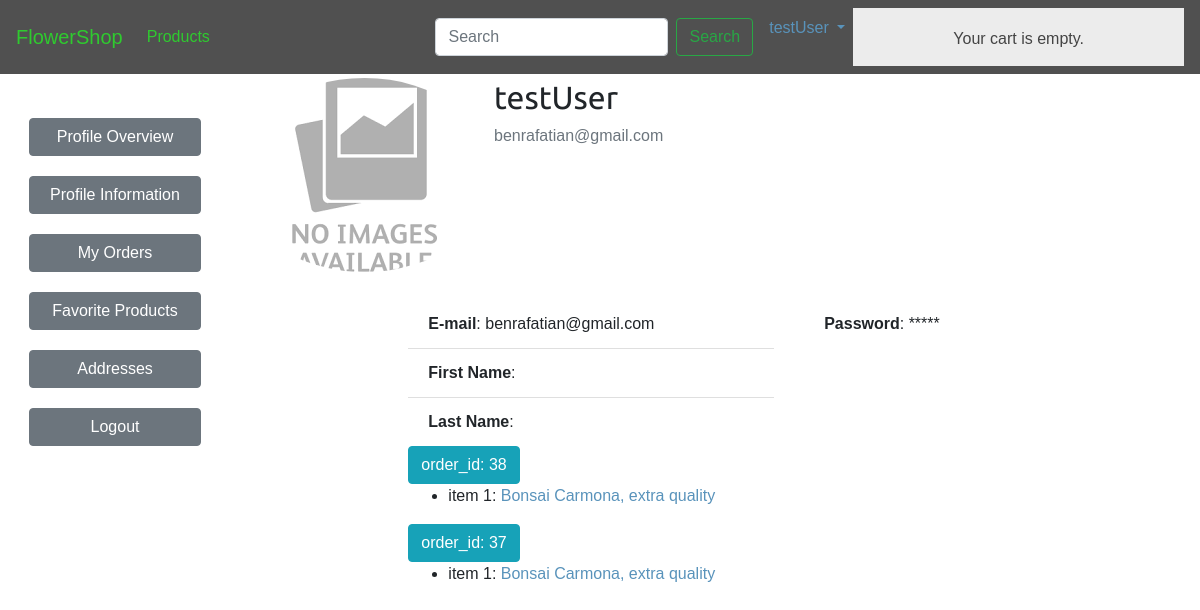
Screenshot of /users/profile/ (signed in) with the database file from the repository.
### users/models.py (models this page shows, shortened)
class Profile(models.Model):
    user = models.OneToOneField(
        User, on_delete=models.CASCADE, related_name="profile")
    image = models.ImageField(default='no_image.png', upload_to='profile_pics')
    mobile_regex = RegexValidator(
        regex=r'(0|\+98)?([ ]|-|[()]){0,2}9[1|2|3|4]([ ]|-|[()]){0,2}(?:[0-9]([ ]|-|[()]){0,2}){8}')

### orders/models.py (models this page shows, shortened)
class Order(models.Model):
    customer = models.ForeignKey(
        Profile, verbose_name="customer", on_delete=models.CASCADE)
    created = models.DateTimeField(auto_now_add=True)
    updated = models.DateTimeField(auto_now=True)
    paid = models.BooleanField(default=False)
    class Meta:
        ordering = ('-created',)
    @property
    def get_order_items(self):
        items = [i for i in OrderItem.objects.filter(order=self.pk)]
        return items

class OrderItem(models.Model):
    order = models.ForeignKey(Order,
                              related_name='items',
                              on_delete=models.CASCADE)
    product = models.ForeignKey(Product,
                                related_name='order_items',
                                on_delete=models.CASCADE)
    price = models.DecimalField(max_digits=10, decimal_places=2)
    quantity = models.PositiveIntegerField(default=1)

### shop/models.py (models this page shows, shortened)
class Product(models.Model):
    category = models.ForeignKey(Category,
                                 related_name='products',
                                 on_delete=models.CASCADE)
    name = models.CharField(max_length=200, db_index=True)
    slug = models.SlugField(max_length=200, db_index=True)
    image = models.ImageField(upload_to='products/%Y/%m/%d',
                              blank=True)
    description = models.TextField(blank=True)
    price = models.DecimalField(max_digits=10, decimal_places=2)
    available = models.BooleanField(default=True)
    created = models.DateTimeField(auto_now_add=True)
    updated = models.DateTimeField(auto_now=True)
    class Meta:
        ordering = ('name',)
        index_together = (('id', 'slug'),)
    def __str__(self):
        return self.name
    def get_absolute_url(self):
        return reverse('shop:product', args=[str(self.slug)])

### users/views.py (the view)
# urls.py: path('profile/', views.ProfileView.as_view(), name='profile'),
class ProfileView(LoginRequiredMixin, DetailView):
    model = User
    context_object_name = 'profile'
    template_name = "users/profile.html"
    def get_object(self):
        return get_object_or_404(User, username=self.request.user.username)
    def get_context_data(self, **kwargs):
        context = super().get_context_data(**kwargs)
        context['last_orders'] = Order.objects.filter(
            customer=self.request.user.profile).order_by('-created')[:3][::1]
        return context
    @method_decorator(login_required)
    def dispatch(self, request, *args, **kwargs):
        return super(ProfileView, self).dispatch(request, *args, **kwargs)

### cart/cart.py (called while the page is built)
    def __len__(self):
        return sum(item['quantity'] for item in self.cart.values())

### cart/context_processors.py (called while the page is built)
def cart(request):
    return {'cart': Cart(request)}

### users/templates/users/profile.html
{% extends "shop/base.html" %}
{% load crispy_forms_tags %}
{% block content %}
<div id="sidebar">
    <ul>
        <li>
            <a href="{% url 'users:profile' %}" class="btn btn-secondary"
                >Profile Overview</a
            >
        </li>
        <li>
            <a href="{% url 'users:profile_update' %}" class="btn btn-secondary"
                >Profile Information</a
            >
        </li>
        <li><a href="{% url 'orders:orders' %}" class="btn btn-secondary">My Orders</a></li>
        <li><a href="#" class="btn btn-secondary">Favorite Products</a></li>
        <li><a href="{% url 'users:address_list' %}" class="btn btn-secondary">Addresses</a></li>
        <li>
            <a href="{% url 'users:logout' %}" class="btn btn-secondary">Logout</a>
        </li>
    </ul>
</div>
<div class="content-section">
    <div class="media m-1">
            <img
            class="rounded-circle account-img"
            src="{{ user.profile.image.url }}"
            />
            <div class="media-body">
            <h2 class="account-heading">{{ user.username }}</h2>
            <p class="text-secondary">{{ user.email }}</p>
        </div>
    </div>
    <br>
    <div class="row">
        <div class="col col-2"></div>
        <div class="col col-5">
            <ul class="list-group list-group-flush">
                <li class="list-group-item"><b>E-mail</b>: {{ user.email }}</li>
                <li class="list-group-item"><b>First Name</b>: {{ user.first_name }}</li>
                <li class="list-group-item"><b>Last Name</b>: {{ user.last_name }}</li>
            </ul>
        </div>
        <div class="col col-5">
            <ul class="list-group list-group-flush">
                <li class="list-group-item"><b>Password</b>: *****</li>
            </ul>
        </div>
    </div>
</div>
<div class="content-section">
    <div class="row">
        <div class="col col-2"></div>
        <div class="col col-8">
            {% if last_orders %}
                {% for order in last_orders %}
                    <a href="{% url 'orders:order_detail' order.id %}" class="btn btn-info">order_id: {{ order.id }}</a>
                    <ul>
                        {% if order.get_order_items %}
                            {% with order.get_order_items as order_items %}
                                {% for item in order_items %}
                                    <li>
                                        item {{ forloop.counter }}: <a href="{{ item.product.get_absolute_url }}">{{ item.product }}</a>
                                    </li>
                                {% endfor %}
                            {% endwith %}
                        {% endif %}
                    </ul>
                {% endfor %}
            {% else %}
                You have not bought anything yet
            {% endif %}
        </div>
        <div class="col col-2"></div>
    </div>
</div>
{% endblock content %}

### shop/templates/shop/base.html (shortened to what this page needs)
{% load static %}
{% load thumbnail %}
<!doctype html>
<html lang="en">
<head>
    <link rel="stylesheet" href="https://maxcdn.bootstrapcdn.com/bootstrap/4.0.0/css/bootstrap.min.css"
>
    <link rel="stylesheet" href="{% static 'css/base.css' %}">
</head>
<body>
    <nav class="navbar navbar-expand-lg" id="navbar">
        <a class="navbar-brand" href="/" id="navbar-text">FlowerShop</a>
        <div class="collapse navbar-collapse" id="navbarSupportedContent">
            <ul class="navbar-nav mr-auto">
                <li class="nav-item">
                    <a class="nav-link" href="{% url 'shop:products' %}" id="navbar-text">Products</a>
                </li>
            </ul>
        </div>
        <form action="{% url 'shop:search_results' %}" method="get" class="form-inline my-2 my-lg-0">
            <input class="form-control mr-sm-2" name="q" type="text" placeholder="Search" aria-label="Search">
            <button class="btn btn-outline-success my-2 my-sm-0" type="submit">Search</button>
        </form>
        <ul class="navbar-nav ml-2">
            {% if user.is_authenticated %}
            <li class="nav-item dropdown">
                <a class="nav-link dropdown-toggle pull-right" href="#" id="navbarDropdown" role="button"
                    data-toggle="dropdown" aria-haspopup="true" aria-expanded="false">
                    {{ user.username }}
                </a>
            </li>
            <div id="subheader">
                <div class="cart">
                    {% with total_items=cart|length %}
                    {% if total_items > 0 %}
                    Your cart:
                    <a href="{% url "cart:cart" %}">
                        {{ total_items }} item{{ total_items|pluralize }},
                        ${{ cart.get_total_price }}
                    </a>
                    {% else %}
                    Your cart is empty.
                    {% endif %}
                    {% endwith %}
                </div>
            </div>
            {% else %}
            <li class="nav-item">
                <a class="nav-link" href="{% url 'users:login' %}" id="navbar-text">Login</a>
            </li>
            {% endif %}
        </ul>
    </nav>
    <div class="container-fluid">
        {% block content %}
        {% endblock content %}
    </div>
</body>
</html>

### shop/static/css/base.css (style rules this page uses)
body { height: 100%; margin: 0; padding: 0; font-family: helvetica, sans-serif; }
h1, h2, h3, h4, h5, h6 { font-family: "Ubuntu", sans-serif; font-weight: normal; }
a { text-decoration: none; color: #5993bb; }
#subheader { background: #ececec; color: #444; padding: 15px 100px; overflow: auto; }
#subheader .cart { float: right; padding-top: 4px; }
#sidebar { width: 220px; padding: 30px 20px 0 0; float: left; }
#sidebar ul { margin: 0; padding: 0; }
#sidebar ul li { margin: 0; list-style: none; padding: 10px 14px; }
#sidebar ul li a { display: block; }
#navbar { background-color: #505050; }
#navbar-text { color: rgb(47, 202, 47); }
.dropdown { position: relative; display: inline-block; }

### rows the page displays
Order: id "38"
OrderItem: product "Bonsai Carmona, extra quality"
Order: id "37"
OrderItem: product "Bonsai Carmona, extra quality"

### other values shown
{{ user.username }} "testUser"
{{ user.email }} "benrafatian@gmail.com"
